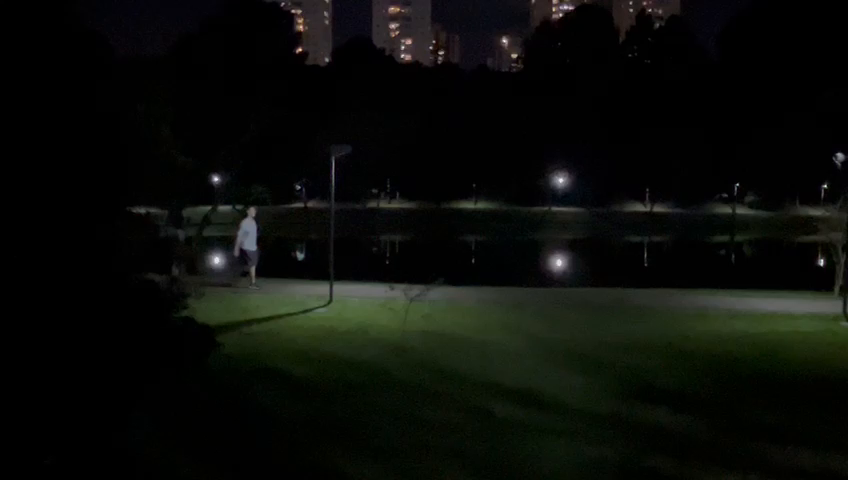
#> input picture frame 24 of videos/video_m_escuro.mp4, 848 x 480 px, given in place of horses.mp4, which was not available
$ python main.py
#> lines starting #> are read from the running program, lines starting #| are printed output that depends on the picture; after the words box and inside, x2 and y2 are one past the last pixel; in counts of white or black regions, pixels touching at a corner belong together; pictures that were not available may be replaced by others from this repository, and a replacement may not be noted
import cv2

def main():
    videos_count = 0
    while videos_count < 3 :
        #videos
        if videos_count == 0:
            cap = cv2.VideoCapture("horses.mp4")
        if videos_count == 1:
            cap = cv2.VideoCapture("video_m_escuro.mp4")
        if videos_count == 2:
            cap = cv2.VideoCapture("carro.mp4")


        #resolução video
        cap.set(cv2.CAP_PROP_FRAME_WIDTH, 640)
        cap.set(cv2.CAP_PROP_FRAME_HEIGHT, 360)

        # Lê o primeiro frame para referência inicial.
        ret, prev_frame = cap.read()
#> prev_frame is the input picture: shape (480, 848, 3); mean B, G, R 8.7, 12.3, 10.3
        if not ret:
            print("Não foi possível ler o frame inicial do vídeo.")
            return

        # redimenciona pra resolução 360p.
        prev_frame = cv2.resize(prev_frame, (640, 360))
#> prev_frame: shape (360, 640, 3)

        #converte escala de cinza
        prev_gray = cv2.cvtColor(prev_frame, cv2.COLOR_BGR2GRAY)
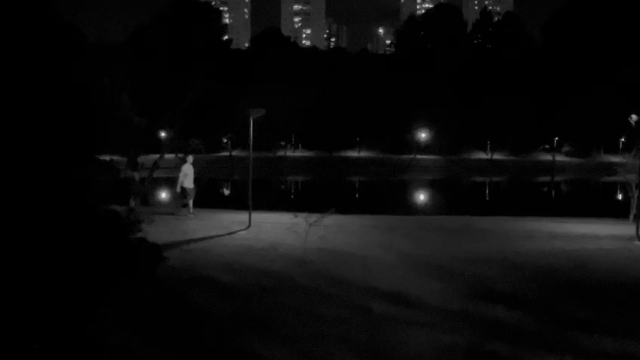
#> prev_gray: shape (360, 640); min 0, max 229, mean 11.3

        while True:
            #le proximo frame
            ret, frame = cap.read()
            if not ret:
                break

            #Redimensiona para 360p.
            frame = cv2.resize(frame, (640, 360))
#> frame: shape (360, 640, 3)

            # Converte o frame atual para escala de cinza.
            gray = cv2.cvtColor(frame, cv2.COLOR_BGR2GRAY)

            #calcula diferença entre o frame atual e o anterior.
            diff = cv2.absdiff(prev_gray, gray)
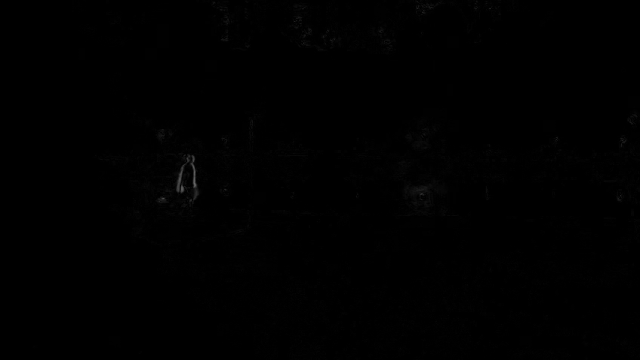
#> diff: shape (360, 640); min 0, max 105, mean 0.5

            # desfoqueia a imagem de diferença para suavizar.
            diff_blur = cv2.GaussianBlur(diff, (5, 5), 0)

            #threshold adaptativo para detectar movimento.
            motion_mask = cv2.adaptiveThreshold(
                diff_blur,              # imagem de entrada (desfoque da diferença entre frames)
                255,                    # valor máximo para o pixel, se a condição for verificada
                cv2.ADAPTIVE_THRESH_GAUSSIAN_C,  # método de cálculo do limiar utilizando média ponderada gaussiana
                cv2.THRESH_BINARY,      # tipo de threshold (binário)
                3,                      # tamanho do bloco (janela) para cálculo do limiar
                1                       # constante subtraída da média ponderada
            )
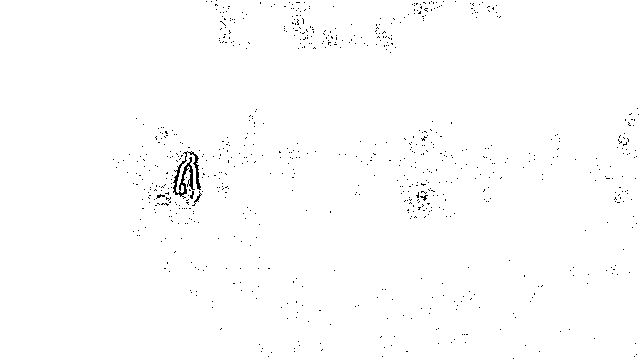
#> motion_mask: shape (360, 640); 99.3% white; black in thin lines or dots, all inside (x1, y1, x2, y2) = (113, 0, 639, 359)

            #atualiza frame anterior.
            prev_gray = gray

            cv2.imshow("Frame Original (360p)", frame)
            cv2.imshow("Diferenca entre Frames (360p)", diff)
            cv2.imshow("Movimento (Threshold Adaptativo)", motion_mask)

            if cv2.waitKey(30) & 0xFF == ord('q'):
#> (key q is pressed here)
                break

        cap.release()
        cv2.destroyAllWindows()
        videos_count += 1

if __name__ == "__main__":
    main()

$ run again, starting later in the video
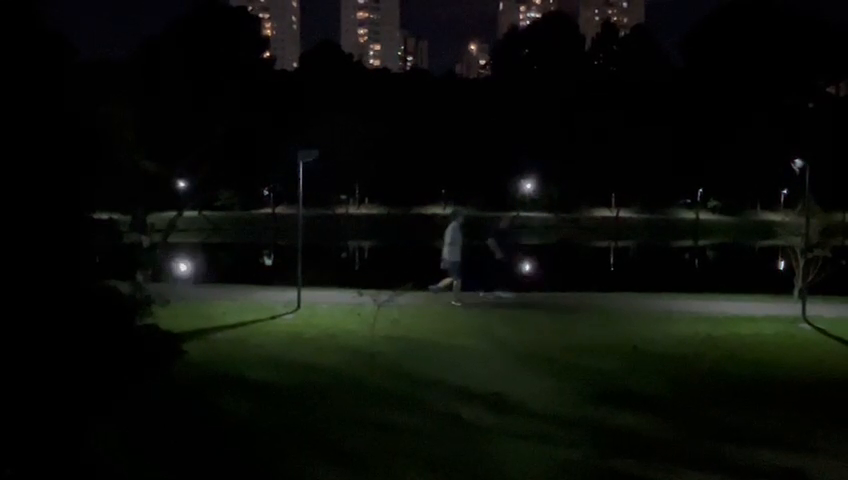
#> input picture frame 109 of videos/video_m_escuro.mp4, 848 x 480 px, given in place of horses.mp4, which was not available
#> in main, prev_frame is the input picture: shape (480, 848, 3); mean B, G, R 8.8, 13, 10.8
#> prev_frame: shape (360, 640, 3)
#> frame: shape (360, 640, 3)
#> in main, `diff = cv2.absdiff(prev_gray, gray)`:
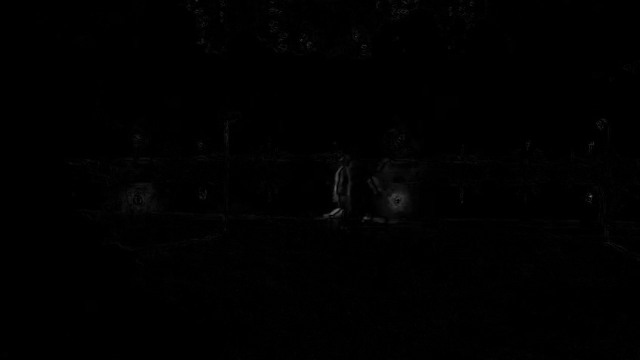
#> diff: shape (360, 640); min 0, max 111, mean 0.9
#> in main, `motion_mask = cv2.adaptiveThreshold( diff_blur,`:
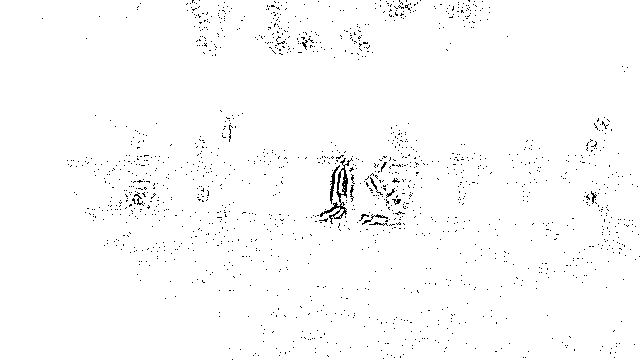
#> motion_mask: shape (360, 640); 98.6% white; black in thin lines or dots

$ run again, starting later in the video
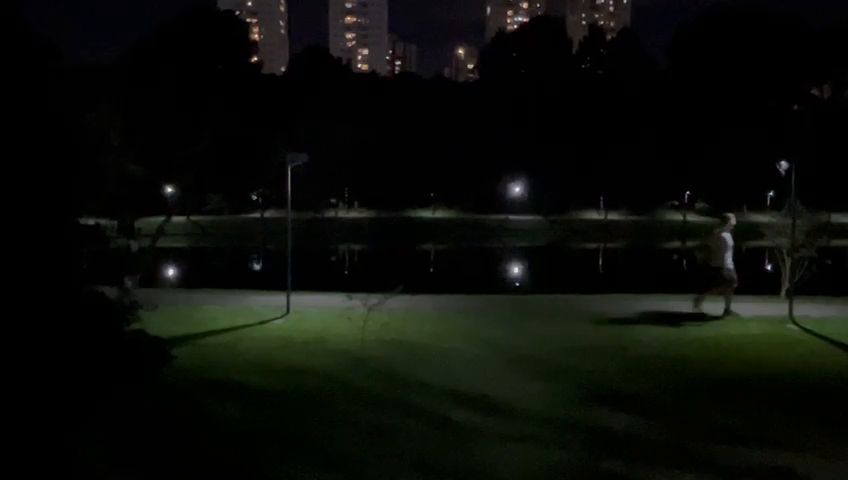
#> input picture frame 194 of videos/video_m_escuro.mp4, 848 x 480 px, given in place of horses.mp4, which was not available
#> in main, prev_frame is the input picture: shape (480, 848, 3); mean B, G, R 8.6, 12.7, 10.6
#> prev_frame: shape (360, 640, 3)
#> frame: shape (360, 640, 3)
#> in main, `diff = cv2.absdiff(prev_gray, gray)`:
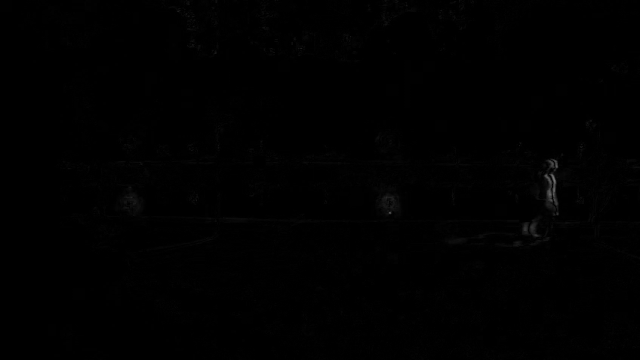
#> diff: shape (360, 640); min 0, max 117, mean 0.7
#> in main, `motion_mask = cv2.adaptiveThreshold( diff_blur,`:
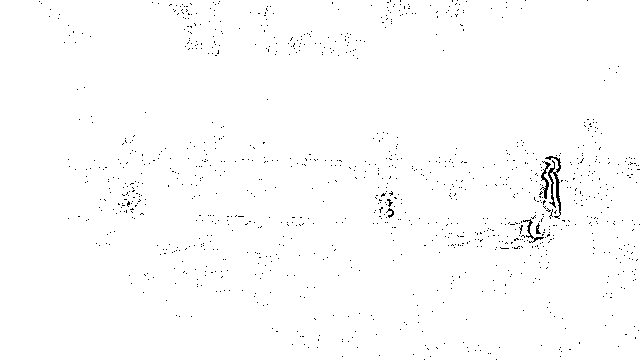
#> motion_mask: shape (360, 640); 99.1% white; black in thin lines or dots
